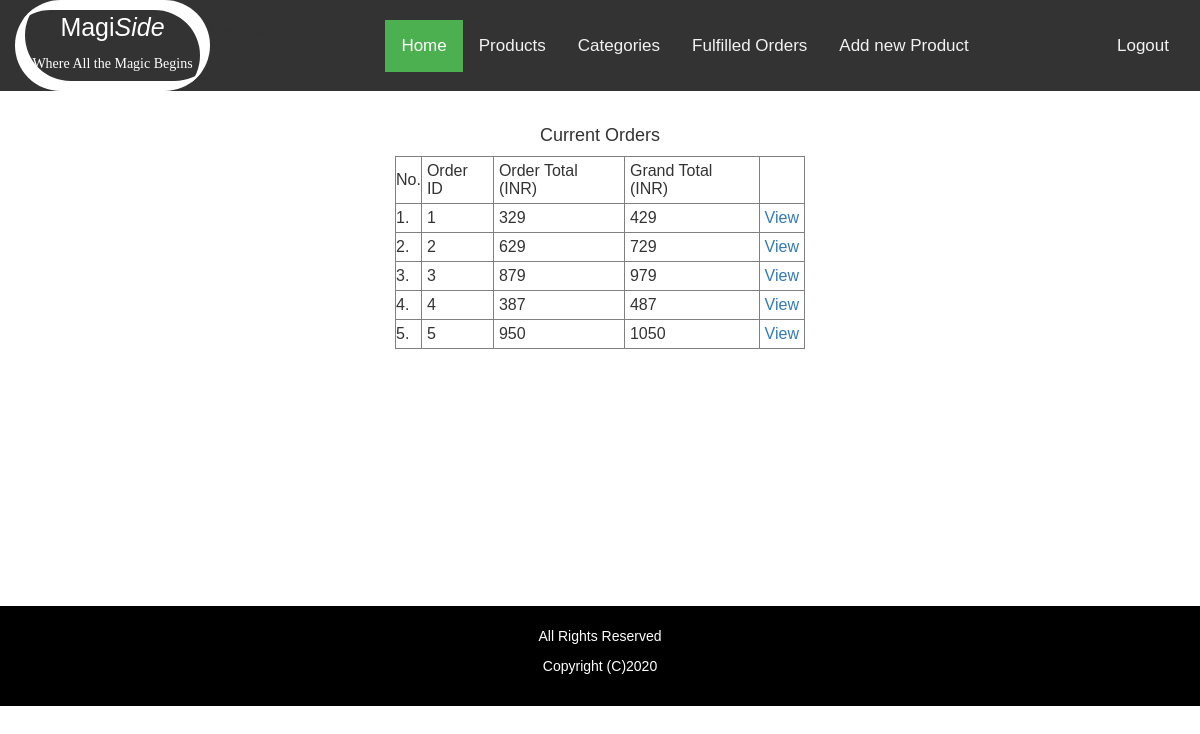
The app's page /admin/index.php (signed in) with its own data.
### tables this page shows
CREATE TABLE `orders2` (
  `orderid` int(100) NOT NULL,
  `orderstatus` varchar(100) NOT NULL,
  `time` varchar(200) NOT NULL,
  `timecode` varchar(200) NOT NULL,
  `details` text NOT NULL,
  `ordertotal` varchar(100) NOT NULL,
  `grandtotal` varchar(100) NOT NULL,
  `firstname` varchar(100) NOT NULL,
  `lastname` varchar(100) NOT NULL,
  `email` varchar(200) NOT NULL,
  `phone` varchar(100) NOT NULL,
  `town` varchar(200) NOT NULL,
  `address` varchar(500) NOT NULL,
  `paymentoption` varchar(200) NOT NULL
);

### admin/index.php (the view, shortened to what this page needs)
<?PHP
include ('../includes/adminheader.php');
?>
				<div class="row" style='background-color:white;' >
				  <div class='col-md-4' style='padding-bottom:500px; '>
				  </div>
				  <div class='col-md-4' style='padding:10px; background-color:white;'>
				  <div class='row' >
					<?PHP
					$check=0;
					if($check==0)
						{
						echo" <h4 style='text-align:center;'>Current Orders </h4>";
						$SQL = "SELECT * FROM orders2 WHERE orderstatus !='fulfilled' AND orderstatus !='removed' ORDER BY orderid ASC ";
						$result1 = mysqli_query($conn, $SQL);
							$num_rows1 = mysqli_num_rows($result1);
										if ($num_rows1 < 1)
													{
													echo "<p style='color: red;'>No current order was found.</p>";
													die;
													}
							else
							{
						$no=0;
						echo "<table border='1'  cellpadding='5' cellspacing='5'> <tr> <td>No. </td> <td style='padding:5px'>Order ID </td> <td style='padding:5px'>Order Total ($currency)</td> <td style='padding:5px'> Grand Total ($currency) </td>  </tr> ";
						while($row = mysqli_fetch_array($result1, MYSQLI_ASSOC))
							{
						$no++;
						$orderid=$row['orderid'];
						$ordertotal=$row['ordertotal'];
						$grandtotal=$row['grandtotal'];
						echo "<tr> <td> $no. </td> <td style='padding:5px'> $orderid </td> <td style='padding:5px'> $ordertotal </td> <td style='padding:5px'> $grandtotal </td>  <td style='padding:5px'> <a href='?view=1&orderid=$orderid' >View </a> </td></tr>";
							}
						echo "</table>";
							}
						}
								?>
			</div>
								</div>
				  </div>
	<?PHP
include ('../includes/footer.php');
	?>
   </div>
   </body>
   </html>

### includes/adminheader.php (shortened to what this page needs)
<?PHP
$currency='INR';
?>
<!DOCTYPE html5>
<html>
   <head>
      <link href="../css/bootstrap.min.css" rel="stylesheet">
   </head>
   <body>
   <div class="container-fluid">
   <div class="row">
	  <div class='col-md-12' style='background-color: #333;'>
			<div id='navbar'>
				<div class='col-md-2' style='border-radius:60px; color:white; padding: 10px; text-align:center; box-shadow:
			inset 10px -10px 0px white, inset -10px 10px 0px white; '>
			<p style='font-size: 25px; padding:0;'>Magi<i>Side</i></p>
				<h5 style="font-family: 'Pacifico', cursive;">Where All the Magic Begins</h5>
			</div>	<br />
			<i style='color: #333; float: left; padding-right: 10%'>MagiSide</i>
						<a href='index.php'  class='active'>Home</a>
						<a href='products.php' style=''>Products</a>
						<a href='categories.php' style=''>Categories</a>
						<a href='fulfilled.php' style=''>Fulfilled Orders</a>
						<a href='adminupload.php' style=''>Add new Product</a>
						<a href='logout.php' style='float:right;'>Logout</a>
			</div>
	  </div>
	  </div>
						  <div class="row">
							  <div class='col-md-12' style='padding-top:15px'>
							  </div>
						  </div>

### includes/footer.php
<div class="row" style='background-color:black; color:white; padding-top:20px; padding-bottom:20px;' >
			<div class='col-md-12' >
						<p style='text-align:center;'> All Rights Reserved </p>
						<p style='text-align:center;'> Copyright (C)2020 </p>
			</div>
	</div>

### includes/adminheader.php (style rules this page uses)
body { margin: 0; font-size: 14px; font-family: Arial, Helvetica, sans-serif; }
#navbar { overflow: hidden; background-color: #333; z-index: 9999; }
#navbar a { float: left; display: block; color: #f2f2f2; text-align: center; padding: 14px 16px; text-decoration: none; font-size: 17px; }
#navbar a.active { background-color: #4CAF50; color: white; }

### records on screen
orders2: orderid "1", ordertotal "329", grandtotal "429"
orders2: orderid "2", ordertotal "629", grandtotal "729"
orders2: orderid "3", ordertotal "879", grandtotal "979"
orders2: orderid "4", ordertotal "387", grandtotal "487"
orders2: orderid "5", ordertotal "950", grandtotal "1050"

### other values on screen
$currency "INR"
